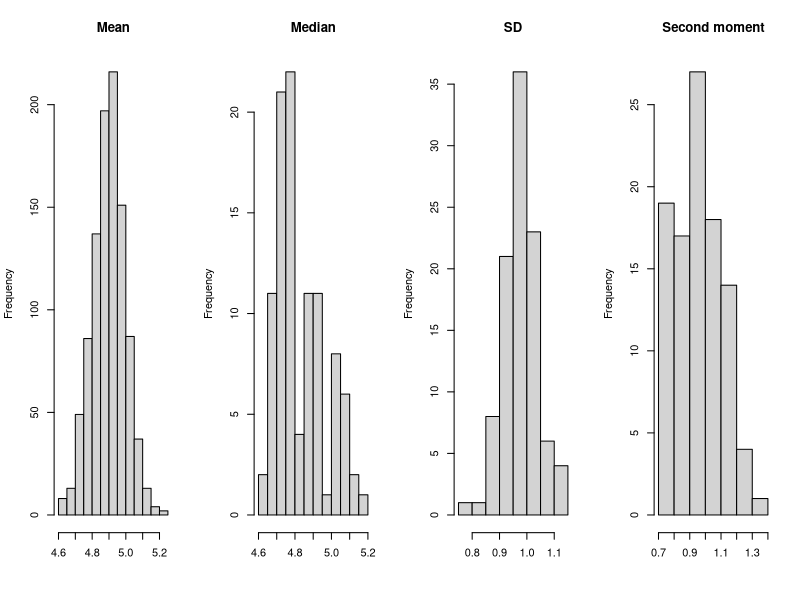

R code for this plot:
## S3 method bootstrap

bootstrap <- function(object, ...) UseMethod("bootstrap")

bootstrap.numeric <- function(object, nboot, stat, ...){ 
        if (!is( object, "numeric"))
                stop( "bootstrap.numeric must be 'numeric'" ) 
        if (nboot < 1 | is.infinite(nboot))
                stop( "'nboot' should be a positive integer" ) 
        if (!is( stat, "function"))
                stop( "bootstrap.numeric requires 'stat' of class 'function'" )
        n <- length(object)
        purrr::map_dbl(seq(nboot), function(x) stat(sample(object, size=n, replace=TRUE), ...)) 
}

# Define function moment
moment <- function(x, k) {
        (1/length(x))*sum((x-mean(x))^k)
}

x <- rnorm(100,5,1)
par(mfrow=c(1,4))
hist(bootstrap(x, 1000, mean), main="Mean", xlab="")
hist(bootstrap(x, 100, median), main="Median", xlab="")
hist(bootstrap(x, 100, sd), main="SD", xlab="")
hist(bootstrap(x, 100, moment, k = 2), main="Second moment", xlab="")

# Construct function for stratified objects
stratified <- function(y, strata) {
        if (!is.numeric(y)) stop("'y' must be numeric")
        if (!is.factor(strata)) stop("'strata' must be a factor")
        if (length(y) != length(strata)) stop("'y' and 'strata' must have equal length")
        structure(list(y=y, strata=strata), class = "stratified")
}

# bootstrap method for stratified objects
bootstrap.stratified <- function(object, nboot, stat, ...){ 
        if ( !is( object, "stratified") )
                stop( "bootstrap.stratified requires an object of class 'stratified'" ) 
        if ( nboot < 1 | is.infinite(nboot) )
                stop( "'nboot' should be a positive integer" ) 
        if ( !is( stat, "function") )
                stop( "bootstrap.numeric requires 'stat' of class 'function'" )
        
        stat_with_args = function(x) stat(x, ...)
        tapply(object$y, object$strata, bootstrap.numeric, nboot, stat_with_args)
}

# Visualization 
my_str_samp <- stratified(y = c(rgamma(50,3), rnorm(100, 30)),
                          strata = factor(c(rep("a",50),rep("b",100))))
bootstrap(my_str_samp, 10, mean)
bootstrap(my_str_samp, 10, median)
bootstrap(my_str_samp, 10, sd)
bootstrap(my_str_samp, 10, moment, 2)
